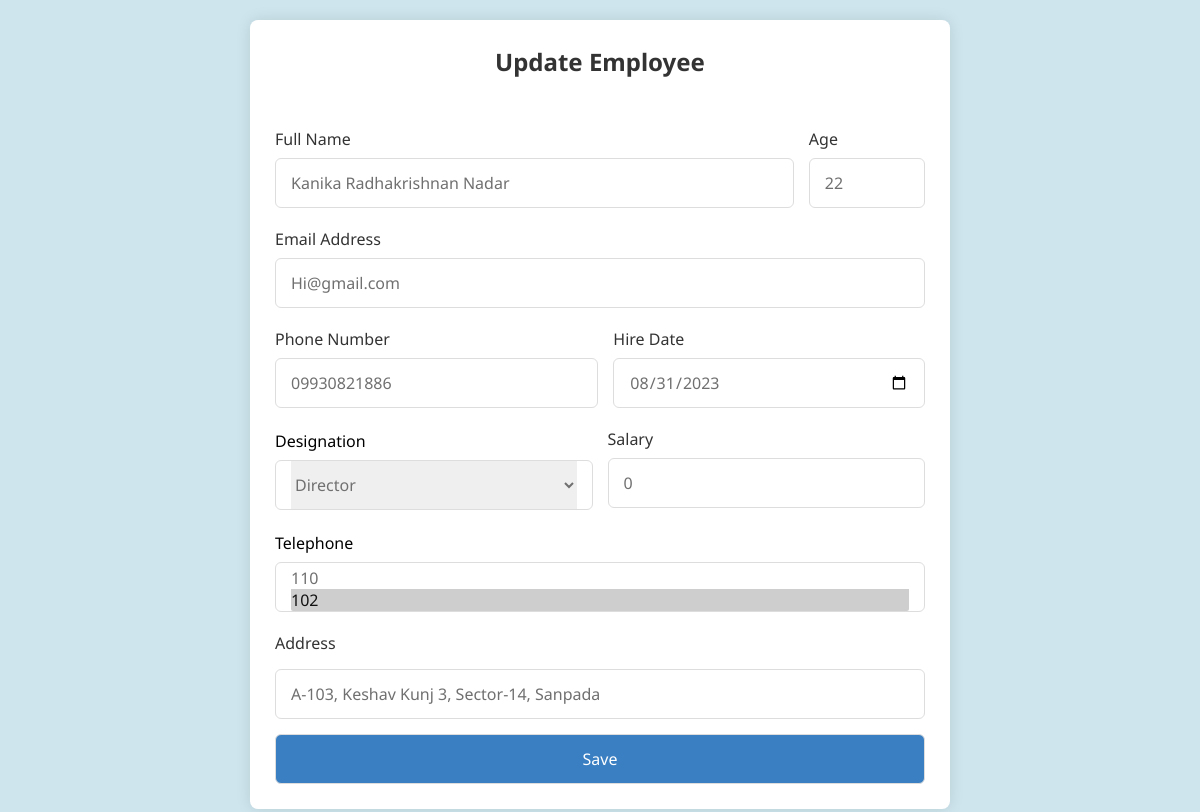
/update/56/, run on the app's committed database.
### UserRecords/models.py (models this page shows, shortened)
class EmployeeModel(models.Model):
    id=models.AutoField(primary_key=True, editable=False)
    name=models.CharField(max_length=100, blank=True, null=True)
    age=models.CharField(blank=True, null=True, max_length=3)
    hire_date=models.DateField()
    design=models.ForeignKey(DesignationModel, on_delete=models.PROTECT)
    sal=models.IntegerField(default=0)
    contact=models.ForeignKey(ContactNosModel, on_delete=models.PROTECT, blank=True, null=True)
    email=models.EmailField(blank=True, null=True)
    teles=models.ManyToManyField(TelephoneNosModel, related_name='employees', blank=True)
    add=models.TextField(blank=True, null=True)

class ContactNosModel(models.Model):
    contact=models.CharField(max_length=11)
    def __str__(self):
        return self.contact

### UserRecords/views.py (the view)
# urls.py: path('update/<id>/', views.updateEmployee, name='update'),
def updateEmployee(request, id):
    update_emp=EmployeeModel.objects.get(pk=id)
    print(update_emp.contact.id)
    print(update_emp, type(update_emp))
    designs=DesignationModel.objects.all()
    contacts_obj=ContactNosModel.objects.get(id = update_emp.contact.id)
    telenos=TelephoneNosModel.objects.all()
    chosen_teles=update_emp.teles.all()
    print(contacts_obj.contact, type(contacts_obj.contact), '\n')
    context={
        'emp':update_emp,
        'designs':designs,
        'contacts':contacts_obj,
        'telenos':telenos,
        'chosen_teles':chosen_teles
    }
    return render(request, 'update.html', context)

### UserRecords/models.py (called while the page is built)
    def __str__(self):
        return self.design

### UserRecords/templates/update.html (shortened to what this page needs)
<!DOCTYPE html>
<html lang="en">
  <head>
    <link href="https://cdn.rawgit.com/harvesthq/chosen/gh-pages/chosen.min.css" rel="stylesheet"/>
  </head>
  <body>
    <section class="container">
      <header style="font-weight: bold; font-size: x-large;">Update Employee</header>
      <form action="{% url 'saveemployee' emp.id %}" class="form" method="POST">
            <div class="column">
              <div style="column-width: 1100px;">
                <div class="input-box">
                  <label>Full Name</label>
                  <input type="text" placeholder="First name     Middle name     Last name" required name="ufullname" value="{{ emp.name }}"/>
                </div>
              </div>
              <div style="column-width: 75px">
                <div class="input-box">
                  <label>Age</label>
                  <input type="number" required name="uage" value="{{ emp.age }}"/>
                </div>
              </div>
            </div>
        <div class="input-box">
          <label>Email Address</label>
          <input type="email" required name="uemailadd" value="{{ emp.email }}"/>
        </div>
        <div class="column">
          <div class="ContactNumber" style="column-width: 320px;">
            <div class="input-box">
              <label for="contact">Phone Number</label>
              <input type="number" required name="ucontactno" value="{{contacts}}"/>
            </div>
          </div>
          <div class="HireDate" style="column-width: 320px">
            <div class="input-box">
              <label for="hiredate">Hire Date</label>
              <input type="date" required name="uhiredate" id="u_hiredate" value="{{ emp.hire_date|date:"Y-m-d" }}"/>
            </div>
          </div>
        </div>
        <div class="column">
          <div class="designation" style="column-width: 320px;">
            <br>
            <label for="design">Designation</label><br>
            <div class="select-box">
                <select name="udesign" id="design" >
                  {% for d in designs %}
                  {%if d.id == emp.design.id %}
                    <option value="{{ emp.design.id }}" selected >{{ emp.design }}</option>
                  {% else %}
                    <option value="{{ d.id }}">{{d.design}}</option>
                  {% endif %}
                  {% endfor %}
                </select></label>
            </div>
          </div>
          <div class="Salary" style="column-width: 320px">
            <div class="input-box">
              <label>Salary</label>
              <input type="number" required name="usalary" value="{{emp.sal}}"/>
            </div>
          </div>
        </div>
        <div class="telephone">
          <br>
          <label for="tele">Telephone</label><br>
          <div class="select-box">
            <select multiple data-placeholder="Choose" class="chosen-select" name="utelephone" id="tele">
              {% for tn in telenos %}
                <option value="{{ tn.id }}">{{ tn.tele }}</option>
              {% endfor %}
                {% for t in chosen_teles %}
                  {% for tn in telenos %}
                    {%if tn == t %}
                      <option value="{{ tn.id }}" selected>{{ tn.tele }}</option>
                    {% endif %}
                  {% endfor %}
                {% endfor %}
                </select></label>
          </div>
        </div>
        <div class="input-box address">
          <label>Address</label>
          <input type="text" required name="uadd" value="{{ emp.add }}"/>
          <div class="column">
        <input type="submit" value="Save" style="background-color: #3a7fc2; color: #ffffff;"/>
    </form>
    </section>
  </body>
</html>

### UserRecords/templates/update.html (style rules this page uses)
* { margin: 0; padding: 0; box-sizing: border-box; font-family: "Noto Sans", sans-serif; }
body { min-height: 100vh; display: flex; align-items: center; justify-content: center; padding: 20px; background: rgba(206, 229, 237,255); }
.container { position: relative; max-width: 700px; width: 100%; background: #fff; padding: 25px; border-radius: 8px; box-shadow: 0 0 15px rgba(0, 0, 0, 0.1); }
.container header { font-size: 1.5rem; color: #333; font-weight: 500; text-align: center; }
.container .form { margin-top: 30px; }
.form .input-box { width: 100%; margin-top: 20px; }
.input-box label { color: #333; }
.form :where(.input-box input, .select-box) { position: relative; height: 50px; width: 100%; outline: none; font-size: 1rem; color: #707070; margin-top: 8px; border: 1px solid #ddd; border-radius: 6px; padding: 0 15px; }
.form .column { display: flex; column-gap: 15px; }
.address :where(input, .select-box) { margin-top: 15px; }
.select-box select { height: 100%; width: 100%; outline: none; border: none; color: #707070; font-size: 1rem; }

### data on the page
EmployeeModel: ufullname "Kanika Radhakrishnan Nadar", uage "22", uemailadd "Hi@gmail.com", uhiredate "08/31/2023", usalary "0", uadd "A-103, Keshav Kunj 3, Sector-14, Sanpada"
ContactNosModel: ucontactno "09930821886"

### other printed values
form field udesign "Director"
form field utelephone "110 / 102 ☑"
